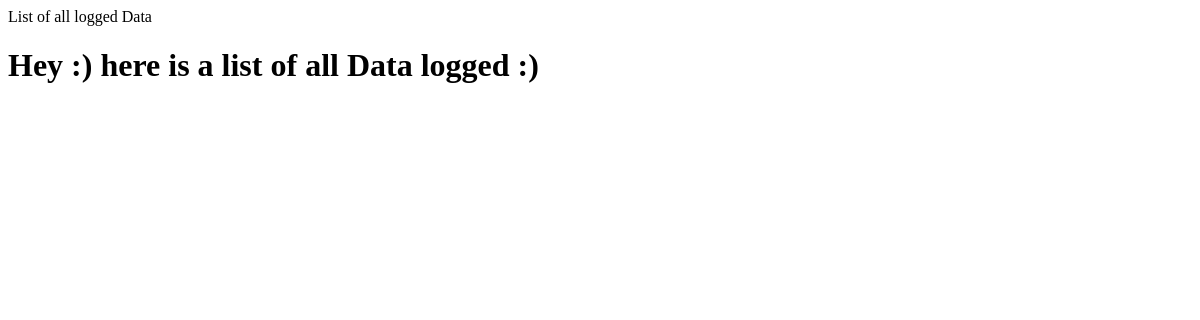
The app's page /, older data.
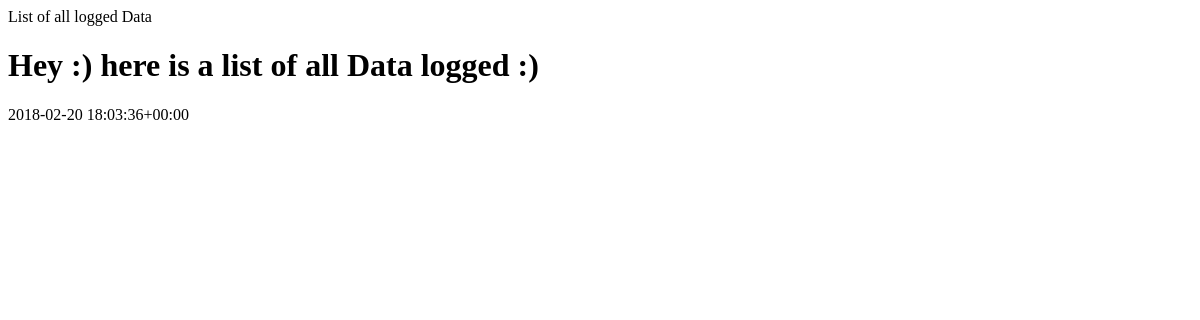
The same page, newer data.
### logger/models.py (models this page shows, shortened)
class WaterLog(models.Model):
  distance = models.CharField(max_length=400)
  rTCtemp = models.CharField(max_length=400)
  watertemp = models.CharField(max_length=400)
  airttemp = models.CharField(max_length=400)
  created_date = models.DateTimeField(
            default=timezone.now)
  def __str__(self):
    return str(self.created_date)

### logger/views.py (the view)
# urls.py: url(r'^$', views.waterLogList, name='waterLogList'),
def waterLogList(request):
    logs = WaterLog.objects.all()
    return render(request, 'logger/WaterLogList.html', {'waterLog': logs})

### logger/templates/logger/WaterLogList.html
<html>
	<head> List of all logged Data </head>
	<body>
		<h1> Hey :) here is a list of all Data logged :) </h1>
		{% for log in waterLog %}
			{{ log }}
		{% endfor %}
	</body>
</html>

Row changes from the older to the newer data that the page shows:
added WaterLog: created_date "2018-02-20 18:03:36+00:00"
